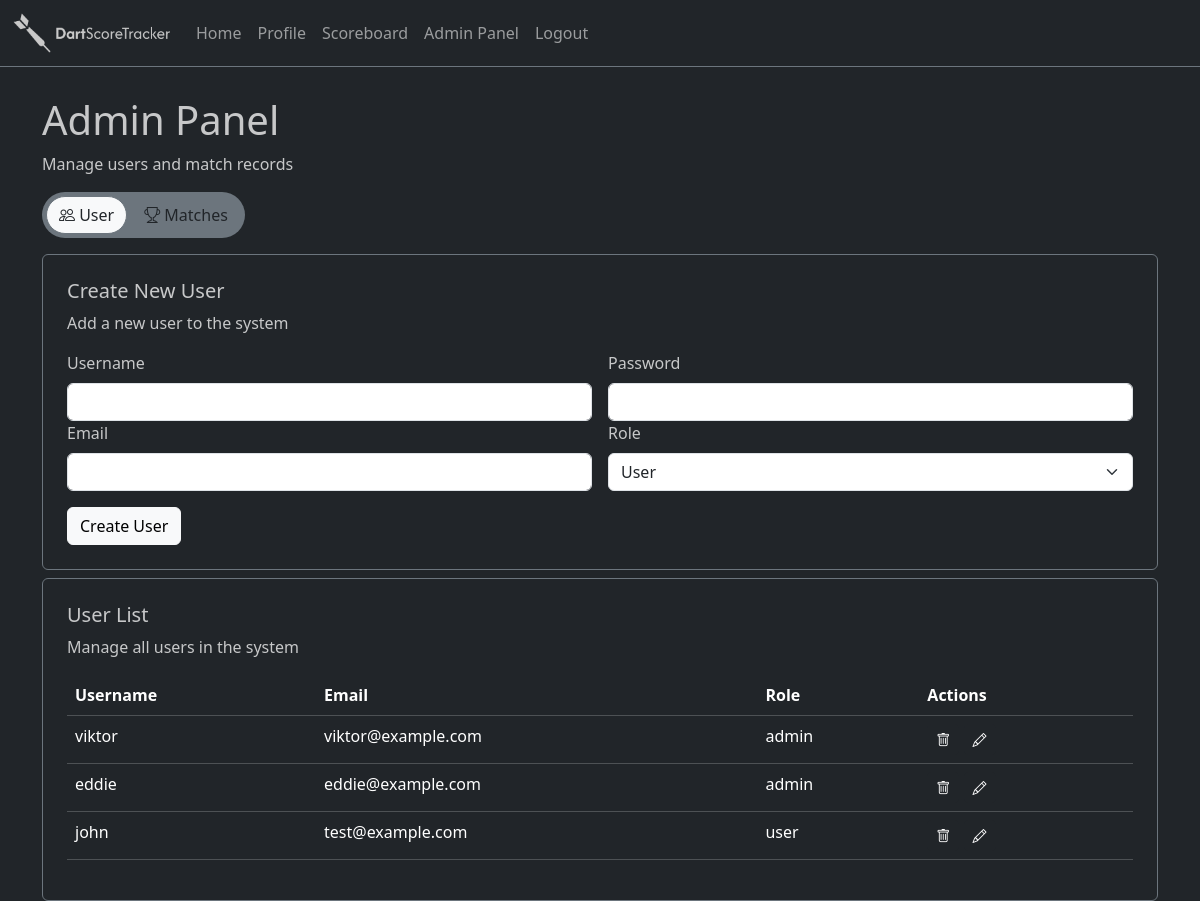
The page /adminpanel (signed in) on the database as committed earlier.
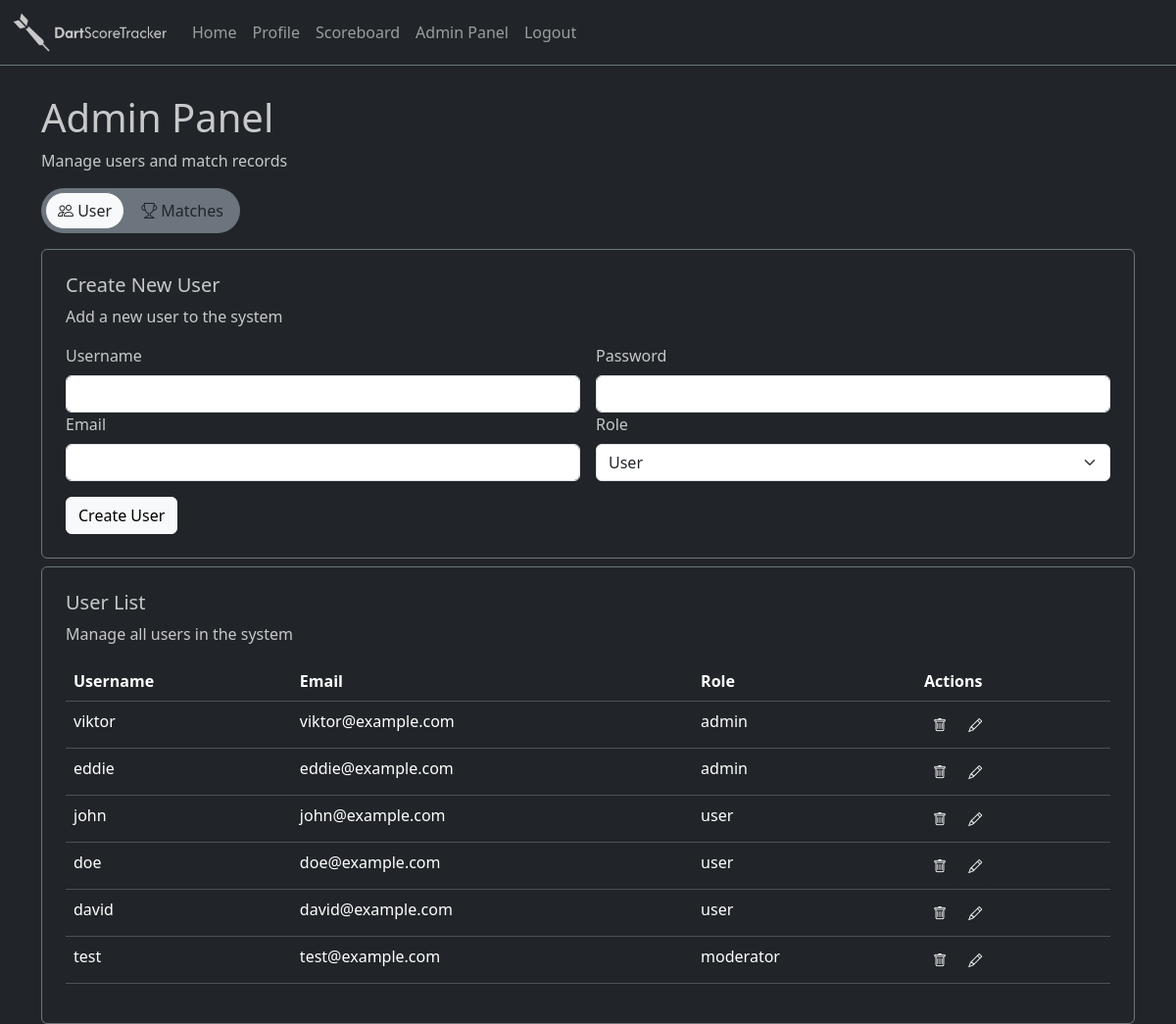
The same page on the database as committed later.
### models/models.py (models this page shows, shortened)
class User(db.Model):
    __tablename__ = 'Users'
    id = db.Column(db.Integer, primary_key=True)
    username = db.Column(db.String(80), unique=True, nullable=False)
    email = db.Column(db.String(80), unique=True, nullable=False)
    password_hash = db.Column(db.String(128), nullable=False)
    role = db.Column(db.String(50), nullable=False)

### routes/adminPanel.py (the view)
@adminPanel_bp.route("/adminpanel")
def adminPanel():
    if session.get('user_role') != 'admin':
        abort(404)
    matches = Match.query.all()
    users = User.query.all()
    return render_template("adminPanel.html", matches=matches, users=users)

### templates/adminPanel.html (shortened to what this page needs)
{% extends 'layout.html' %}
{% block body %}
<div class="container mt-5 pt-5">
    <div>
        <h1>Admin Panel</h1>
        <p>Manage users and match records</p>
    </div>
    <p class="d-inline-flex gap-1 bg-secondary rounded-pill d-flex justify-content-evenly">
        <button id="ap-user-btn" class="btn bg-light ms-1 my-1 rounded-pill border-secondary" type="button">
           <i class="bi bi-people"></i> User
        </button>
        <button id="ap-matches-btn" class="btn me-1 my-1 rounded-pill border-secondary" type="button">
            <i class="bi bi-trophy"></i> Matches
        </button>
    </p>
        <div class="" style="display:block;" id="userPanel">
            <div class="p-4 border border-secondary rounded">
                <h5>Create New User</h5>
                <p>Add a new user to the system</p>
                <form action="/adduser" method="post">
                    <div class="row g-3">
                        <div class="col-6">
                            <label class="form-label">Username</label>
                            <input class="form-control" autocomplete="off" autofocus required name="username" type="text"/>
                        </div>
                        <div class="col-6">
                            <label class="form-label">Password</label>
                            <input class="form-control" autocomplete="off" required name="password" type="password"/>
                        </div>
                    </div>
                    <div class="row g-3">
                        <div class="col-6">
                            <label class="form-label">Email</label>
                            <input class="form-control" autocomplete="off" required name="email" type="text"/>
                        </div>
                        <div class="col-6">
                            <label class="form-label">Role</label>
                            <select class="form-select" required name="role">
                                <option selected value="user">User</option>
                            </select>
                        </div>
                    </div>
                    <button class="btn btn-light mt-3" type="submit">Create User</button>
                </form>
            </div>
            <div class="table-responsive mt-2 p-4 border border-secondary rounded">
                <h5>User List</h5>
                <p>Manage all users in the system</p>
                <table class="table table-dark">
                    <thead>
                        <tr>
                            <th>Username</th>
                            <th>Email</th>
                            <th>Role</th>
                            <th>Actions</th>
                        </tr>
                    </thead>
                    <tbody>
                        {% for user in users %}
                        <tr>
                            <td>{{ user.username }}</td>
                            <td>{{ user.email }}</td>
                            <td>{{ user.role }}</td>
                            <td>
                                <form class="d-inline" action="{{ url_for('delete_user', user_id=user.id) }}" method="POST">
                                    <button class="btn btn-dark btn-sm">
                                        <i class="bi bi-trash"></i>
                                    </button>
                                </form>
                                <button class="btn btn-dark btn-sm" data-bs-toggle="modal" data-bs-target="#editUserModal{{ user.id }}">
                                    <i class="bi bi-pencil"></i>
                                </button>
                            </td>
                        </tr>
                        {% endfor %}
                    </tbody>
                </table>
            </div>
        </div>
</div>
{% endblock %}

Rows that differ between the two databases and show on the page:
changed User "john": email "test@example.com" → "john@example.com"
added User: username "doe", email "doe@example.com", role "user"
added User: username "david", email "david@example.com", role "user"
added User: username "test", email "test@example.com", role "moderator"
